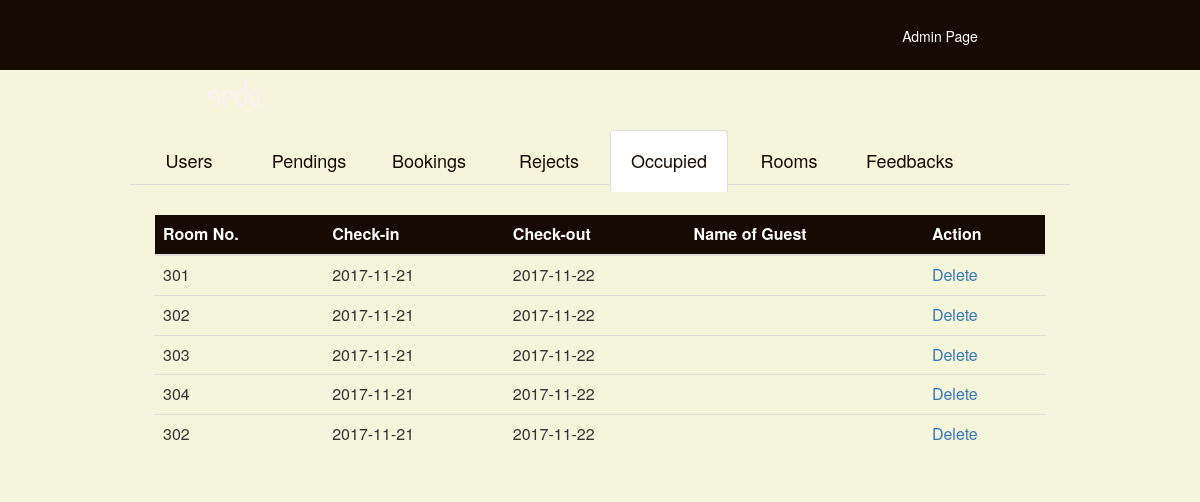
Before: /admin3.php with the older database file.
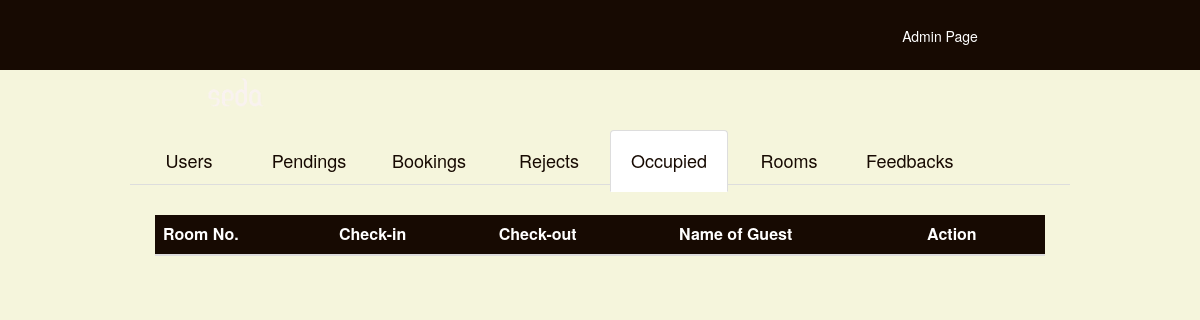
After: the same page with the newer database file.
### tables this page shows
CREATE TABLE IF NOT EXISTS `availability` (
  `id` int(1) NOT NULL,
  `room_num` int(5) NOT NULL,
  `check_in` date NOT NULL,
  `check_out` date NOT NULL,
  `fname` varchar(100) NOT NULL,
  `username` varchar(20) NOT NULL
);

### admin3.php (the view, shortened to what this page needs)
<?php
$server="localhost";
$username="root";
$password="";
$connect_mysql=mysqli_connect($server,$username,$password) or die ("Connection Failed!");
$availability = "SELECT * FROM availability";
$avail=mysqli_query($connect_mysql, $availability) or die("Query Failed : ".mysqli_error());
?>
<html>
     <head>
        <link rel="stylesheet" type="text/css" href="style.css" />
        <link rel="stylesheet" href="https://maxcdn.bootstrapcdn.com/bootstrap/3.3.7/css/bootstrap.min.css">
    </head>
    <body id="adminbg">
        <div id="MainContainer">
            <div id="Header">
                    <div id="NavBar">
                        <ul>
                        <li style="color: white;">Admin Page</li>
                        </ul>
                    </div>
                    <div id="logo"><img src="img/logo2.png" width="70px" hieght="auto"></div>
            </div>
        </div>
         <div id="admin-wrapper" >
            <div id="page-inner">
                  <div class="fluid-container" style="padding: 30px; margin-top: 100px; ">
                    <center>
                    <ul class="nav nav-tabs" role="tablist">
                        <li style="color: white;"><a href="admin1.php" ><h4 id="textcolor">Users</h4></a></li>
                        <li style="color": white;><a href="admin2.php" ><h4 id="textcolor">Pendings</h4></a></li>
                        <li style="color: white;"><a href="admin5.php" ><h4 id="textcolor">Bookings</h4></a></li>
                        <li style="color": white;><a href="admin6.php" ><h4 id="textcolor">Rejects</h4></a></li>
                        <li class="active" ><a href="admin3.php" ><h4 id="textcolor">Occupied</h4></a></li>
                        <li style="color: white;"><a href="admin4.php" ><h4 id="textcolor">Rooms</h4></a></li>
                        <li style="color: white;"><a href="admin7.php" ><h4 id="textcolor">Feedbacks</h4></a></li>
                    </ul>
                    </center>
                </div>
                    <div class="tab-content" style="background-color: beige; color: #170a02;">
                      <div role="tabpanel" class="tab-pane fade in active" id="profile" style="overflow: auto; padding: 0 55px;">
                        <table id="table" class="table table-hover">
                            <thead>
                              <tr id="panel-heading" style="font-size: 16spx;">
                                        <th>Room No.</th>
                                        <th>Check-in</th>
                                        <th>Check-out</th>
                                        <th>Name of Guest</th>
                                        <th colspan=2>Action</th>
                                    </tr>
                            </thead>
                            <tbody>
                              <?php while($rows=mysqli_fetch_array($avail)) {                                     ?>
                                    <tr>
                                        <td><?php echo $rows['room_num'] ?></td>
                                        <td><?php echo $rows['check_in'] ?></td>
                                        <td><?php echo $rows['check_out'] ?></td>
                                        <td><?php echo $rows['fname'] ?></td>
                                        <td><a href="deleteAvailability.php?room_num=<?php echo $rows['room_num']; ?>&check_in= <?php echo $rows['check_in'];?>&check_out= <?php echo $rows['check_out'];?>">Delete</a></td>
                                            <?php } ?>
                                    </tr>
                            </tbody>
                        </table>
                    </div>
                    </div>
                </div>
            </div>
    </body>
</html>

Changed rows visible on the page:
removed availability: room_num "301", check_in "2017-11-21", check_out "2017-11-22"
removed availability: room_num "302", check_in "2017-11-21", check_out "2017-11-22"
removed availability: room_num "303", check_in "2017-11-21", check_out "2017-11-22"
removed availability: room_num "304", check_in "2017-11-21", check_out "2017-11-22"
removed availability: room_num "302", check_in "2017-11-21", check_out "2017-11-22"
